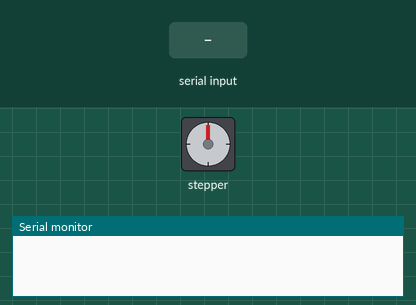
The sketch below on a simulated Arduino Uno, built with avr-gcc and run on an emulated ATmega328P. Parts: stepper motor, the last lines printed to the serial monitor. Wiring (inferred from the names in the program): stepper motor driver (200 steps per turn assumed): step pin 13; direction pin 12. Inputs (shaded band) come from the test bench.

Above: at 1.2 s.
1.3 s: "P90\n" received over Serial
At 1.76 s:
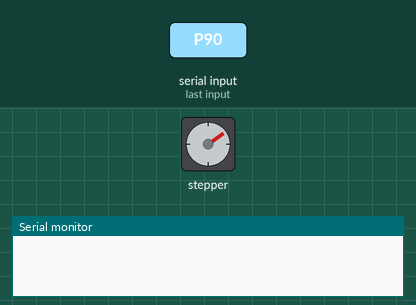
4.3 s: byte 83 ('S') received over Serial
At 5.5 s:
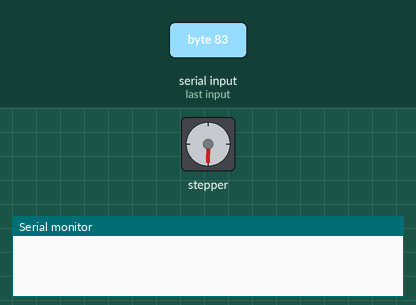
5.8 s: "90,45\n" received over Serial
At 7.1 s:
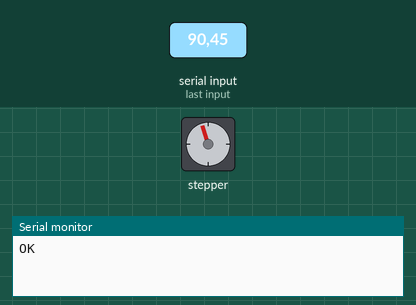
8.2 s: byte 80 ('P') received over Serial
At 8.66 s:
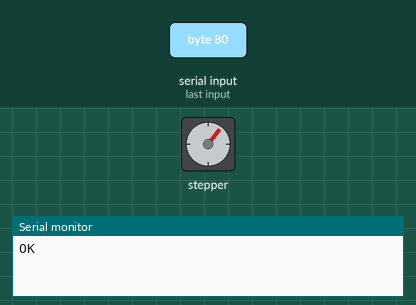
11.2 s: "S90\n" received over Serial
At 11.9 s:
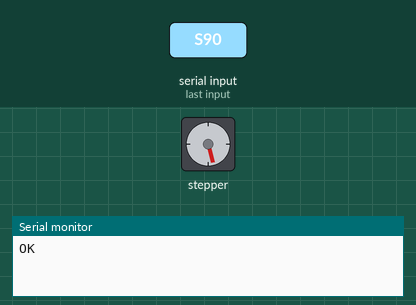
12.7 s: "P,45\n" received over Serial
At 13.46 s:
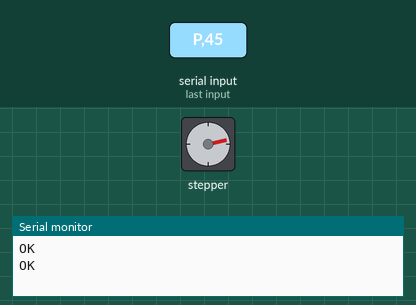
Timing chart, 0 to 16.7 s (numbered marks = the images above; inputs shaded):
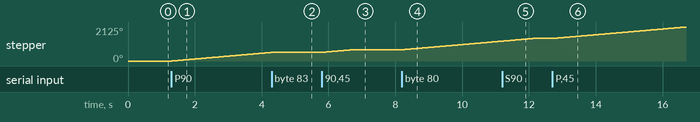

The sketch:

arduino.ino
```cpp
/*
 * Arduino code to move the stepper motor.
 */


#include <stdlib.h>

// GPIOs for stepping the steppr
#define DIRECTION 12
#define STEP 13

// microseconds
#define STEPPER_MOTOR_MIN_TIME   5000
#define STEPPER_MOTOR_MAX_TIME   5000
#define DELAY_INCREMENT  10
#define THRESHOLD \
    ((STEPPER_MOTOR_MAX_TIME - STEPPER_MOTOR_MIN_TIME) / DELAY_INCREMENT)

char buf[10];
int bufptr;

int moving;
int current_wait;
long begin_stepdown, end_stepup;

void setup() {
    Serial.begin(9600);
    pinMode(STEP, OUTPUT);
    pinMode(DIRECTION, OUTPUT);
    digitalWrite(STEP, LOW);
    digitalWrite(DIRECTION, LOW);
    bufptr = 0;
    moving = 0;
}

void initialize_wait_time(long steps) {
    current_wait = STEPPER_MOTOR_MAX_TIME;
    if (steps >= 2 * THRESHOLD) {
        end_stepup = steps - THRESHOLD;
        begin_stepdown = THRESHOLD;
    }
    else {
        end_stepup = begin_stepdown = steps / 2;
    }
}

void update_wait_time(long steps) {
    if (steps > end_stepup) {
        current_wait -= DELAY_INCREMENT;
    }
    else if (steps < begin_stepdown) {
        current_wait += DELAY_INCREMENT;
    }
}

void one_step() {
    delayMicroseconds(current_wait);
    digitalWrite(STEP, HIGH);
    delayMicroseconds(current_wait);
    digitalWrite(STEP, LOW);
}

void loop() {
    int dir;
    long steps;
    char c;
    if (Serial.available()) {
        c = (char)Serial.read();
        if (!moving) {
            buf[bufptr++] = c;
            switch (c) {
            case '\n':
                // positive numbers go up, negative down
                buf[--bufptr] == '\0';
                steps = atol(buf);
                if (steps < 0) {
                    digitalWrite(DIRECTION, LOW);
                    steps = -steps;
                } else {
                    digitalWrite(DIRECTION, HIGH);
                }

                initialize_wait_time(steps);
                while (steps > 0) {
                    one_step();
                    steps--;
                    update_wait_time(steps);
                }
                Serial.println("OK");
                bufptr = 0;
                break;
            case 'A':
                Serial.println("OK");
                bufptr = 0;
                break;
            case 'P':
                // up
                digitalWrite(DIRECTION, HIGH);
                current_wait = STEPPER_MOTOR_MAX_TIME;
                moving = 1;
                bufptr = 0;
                break;
            case 'N':
                // down
                digitalWrite(DIRECTION, LOW);
                current_wait = STEPPER_MOTOR_MAX_TIME;
                moving = 1;
                bufptr = 0;
                break;
            }
        }
        else if (c == 'S') {
            moving = 2;
        }
    }

    switch (moving) {
      case 0:
        // we're stopped, do nothing
        break;
      case 1:
        one_step();
        // if not at max speed, accelerate
        if (current_wait > STEPPER_MOTOR_MIN_TIME)
            current_wait -= DELAY_INCREMENT;
        break;
      case 2:
        one_step();
        // if not at min speed, decelerate
        if (current_wait < STEPPER_MOTOR_MAX_TIME)
            current_wait += DELAY_INCREMENT;
        else
            // when deceleration complete, stop moving
            moving = 0;
        break;
    }
}
```

Measured:
- after the input at 1.3 s, stepper: keeps turning clockwise at about 180°/s, starting at once
- after the input at 4.3 s, stepper: goes on until 4.3 s, then stays 541°
- after the input at 5.8 s, stepper: turns 162° clockwise in 0.90 s, starting at once
- after the input at 8.2 s, stepper: keeps turning clockwise at about 180°/s, starting at once
- after the input at 11.2 s, stepper: goes on until 12.1 s, then stays 1407°
- after the input at 12.7 s, stepper: keeps turning clockwise at about 180°/s, starting at once
